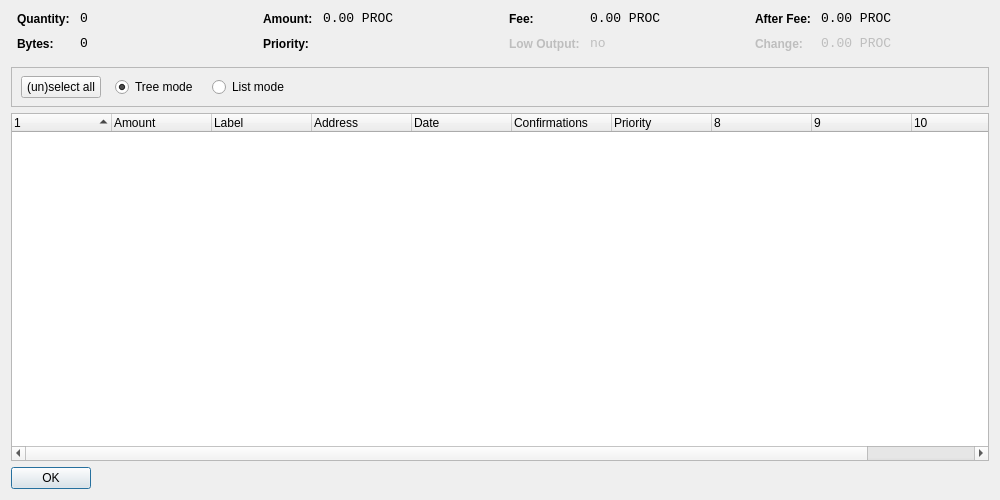
<?xml version="1.0" encoding="UTF-8"?>
<ui version="4.0">
 <class>CoinControlDialog</class>
 <widget class="QDialog" name="CoinControlDialog">
  <property name="geometry">
   <rect>
    <x>0</x>
    <y>0</y>
    <width>1000</width>
    <height>500</height>
   </rect>
  </property>
  <property name="windowTitle">
   <string>Coin Control</string>
  </property>
  <layout class="QVBoxLayout" name="verticalLayout">
   <item>
    <layout class="QHBoxLayout" name="horizontalLayoutTop" stretch="0,0,0,0">
     <property name="topMargin">
      <number>0</number>
     </property>
     <property name="bottomMargin">
      <number>10</number>
     </property>
     <item>
      <layout class="QFormLayout" name="formLayoutCoinControl1">
       <property name="horizontalSpacing">
        <number>10</number>
       </property>
       <property name="verticalSpacing">
        <number>10</number>
       </property>
       <property name="leftMargin">
        <number>6</number>
       </property>
       <property name="rightMargin">
        <number>6</number>
       </property>
       <item row="0" column="0">
        <widget class="QLabel" name="labelCoinControlQuantityText">
         <property name="styleSheet">
          <string notr="true">font-weight:bold;</string>
         </property>
         <property name="text">
          <string>Quantity:</string>
         </property>
        </widget>
       </item>
       <item row="0" column="1">
        <widget class="QLabel" name="labelCoinControlQuantity">
         <property name="font">
          <font>
           <family>Monospace</family>
           <pointsize>10</pointsize>
          </font>
         </property>
         <property name="cursor">
          <cursorShape>IBeamCursor</cursorShape>
         </property>
         <property name="contextMenuPolicy">
          <enum>Qt::ActionsContextMenu</enum>
         </property>
         <property name="text">
          <string notr="true">0</string>
         </property>
         <property name="textInteractionFlags">
          <set>Qt::LinksAccessibleByMouse|Qt::TextSelectableByKeyboard|Qt::TextSelectableByMouse</set>
         </property>
        </widget>
       </item>
       <item row="1" column="0">
        <widget class="QLabel" name="labelCoinControlBytesText">
         <property name="styleSheet">
          <string notr="true">font-weight:bold;</string>
         </property>
         <property name="text">
          <string>Bytes:</string>
         </property>
        </widget>
       </item>
       <item row="1" column="1">
        <widget class="QLabel" name="labelCoinControlBytes">
         <property name="font">
          <font>
           <family>Monospace</family>
           <pointsize>10</pointsize>
          </font>
         </property>
         <property name="cursor">
          <cursorShape>IBeamCursor</cursorShape>
         </property>
         <property name="contextMenuPolicy">
          <enum>Qt::ActionsContextMenu</enum>
         </property>
         <property name="text">
          <string notr="true">0</string>
         </property>
         <property name="textInteractionFlags">
          <set>Qt::LinksAccessibleByMouse|Qt::TextSelectableByKeyboard|Qt::TextSelectableByMouse</set>
         </property>
        </widget>
       </item>
      </layout>
     </item>
     <item>
      <layout class="QFormLayout" name="formLayoutCoinControl2">
       <property name="horizontalSpacing">
        <number>10</number>
       </property>
       <property name="verticalSpacing">
        <number>10</number>
       </property>
       <property name="leftMargin">
        <number>6</number>
       </property>
       <property name="rightMargin">
        <number>6</number>
       </property>
       <item row="0" column="0">
        <widget class="QLabel" name="labelCoinControlAmountText">
         <property name="styleSheet">
          <string notr="true">font-weight:bold;</string>
         </property>
         <property name="text">
          <string>Amount:</string>
         </property>
        </widget>
       </item>
       <item row="0" column="1">
        <widget class="QLabel" name="labelCoinControlAmount">
         <property name="font">
          <font>
           <family>Monospace</family>
           <pointsize>10</pointsize>
          </font>
         </property>
         <property name="cursor">
          <cursorShape>IBeamCursor</cursorShape>
         </property>
         <property name="contextMenuPolicy">
          <enum>Qt::ActionsContextMenu</enum>
         </property>
         <property name="text">
          <string notr="true">0.00 PROC</string>
         </property>
         <property name="textInteractionFlags">
          <set>Qt::LinksAccessibleByMouse|Qt::TextSelectableByKeyboard|Qt::TextSelectableByMouse</set>
         </property>
        </widget>
       </item>
       <item row="1" column="0">
        <widget class="QLabel" name="labelCoinControlPriorityText">
         <property name="styleSheet">
          <string notr="true">font-weight:bold;</string>
         </property>
         <property name="text">
          <string>Priority:</string>
         </property>
        </widget>
       </item>
       <item row="1" column="1">
        <widget class="QLabel" name="labelCoinControlPriority">
         <property name="font">
          <font>
           <family>Monospace</family>
           <pointsize>10</pointsize>
          </font>
         </property>
         <property name="cursor">
          <cursorShape>IBeamCursor</cursorShape>
         </property>
         <property name="contextMenuPolicy">
          <enum>Qt::ActionsContextMenu</enum>
         </property>
         <property name="text">
          <string/>
         </property>
         <property name="textInteractionFlags">
          <set>Qt::LinksAccessibleByMouse|Qt::TextSelectableByKeyboard|Qt::TextSelectableByMouse</set>
         </property>
        </widget>
       </item>
      </layout>
     </item>
     <item>
      <layout class="QFormLayout" name="formLayoutCoinControl3">
       <property name="horizontalSpacing">
        <number>10</number>
       </property>
       <property name="verticalSpacing">
        <number>10</number>
       </property>
       <property name="leftMargin">
        <number>6</number>
       </property>
       <property name="rightMargin">
        <number>6</number>
       </property>
       <item row="0" column="0">
        <widget class="QLabel" name="labelCoinControlFeeText">
         <property name="styleSheet">
          <string notr="true">font-weight:bold;</string>
         </property>
         <property name="text">
          <string>Fee:</string>
         </property>
        </widget>
       </item>
       <item row="0" column="1">
        <widget class="QLabel" name="labelCoinControlFee">
         <property name="font">
          <font>
           <family>Monospace</family>
           <pointsize>10</pointsize>
          </font>
         </property>
         <property name="cursor">
          <cursorShape>IBeamCursor</cursorShape>
         </property>
         <property name="contextMenuPolicy">
          <enum>Qt::ActionsContextMenu</enum>
         </property>
         <property name="text">
          <string notr="true">0.00 PROC</string>
         </property>
         <property name="textInteractionFlags">
          <set>Qt::LinksAccessibleByMouse|Qt::TextSelectableByKeyboard|Qt::TextSelectableByMouse</set>
         </property>
        </widget>
       </item>
       <item row="1" column="0">
        <widget class="QLabel" name="labelCoinControlLowOutputText">
         <property name="enabled">
          <bool>false</bool>
         </property>
         <property name="styleSheet">
          <string notr="true">font-weight:bold;</string>
         </property>
         <property name="text">
          <string>Low Output:</string>
         </property>
        </widget>
       </item>
       <item row="1" column="1">
        <widget class="QLabel" name="labelCoinControlLowOutput">
         <property name="enabled">
          <bool>false</bool>
         </property>
         <property name="font">
          <font>
           <family>Monospace</family>
           <pointsize>10</pointsize>
          </font>
         </property>
         <property name="cursor">
          <cursorShape>IBeamCursor</cursorShape>
         </property>
         <property name="contextMenuPolicy">
          <enum>Qt::ActionsContextMenu</enum>
         </property>
         <property name="text">
          <string notr="true">no</string>
         </property>
         <property name="textInteractionFlags">
          <set>Qt::LinksAccessibleByMouse|Qt::TextSelectableByKeyboard|Qt::TextSelectableByMouse</set>
         </property>
        </widget>
       </item>
      </layout>
     </item>
     <item>
      <layout class="QFormLayout" name="formLayoutCoinControl4">
       <property name="horizontalSpacing">
        <number>10</number>
       </property>
       <property name="verticalSpacing">
        <number>10</number>
       </property>
       <property name="leftMargin">
        <number>6</number>
       </property>
       <property name="rightMargin">
        <number>6</number>
       </property>
       <item row="0" column="0">
        <widget class="QLabel" name="labelCoinControlAfterFeeText">
         <property name="styleSheet">
          <string notr="true">font-weight:bold;</string>
         </property>
         <property name="text">
          <string>After Fee:</string>
         </property>
        </widget>
       </item>
       <item row="0" column="1">
        <widget class="QLabel" name="labelCoinControlAfterFee">
         <property name="font">
          <font>
           <family>Monospace</family>
           <pointsize>10</pointsize>
          </font>
         </property>
         <property name="cursor">
          <cursorShape>IBeamCursor</cursorShape>
         </property>
         <property name="contextMenuPolicy">
          <enum>Qt::ActionsContextMenu</enum>
         </property>
         <property name="text">
          <string notr="true">0.00 PROC</string>
         </property>
         <property name="textInteractionFlags">
          <set>Qt::LinksAccessibleByMouse|Qt::TextSelectableByKeyboard|Qt::TextSelectableByMouse</set>
         </property>
        </widget>
       </item>
       <item row="1" column="0">
        <widget class="QLabel" name="labelCoinControlChangeText">
         <property name="enabled">
          <bool>false</bool>
         </property>
         <property name="styleSheet">
          <string notr="true">font-weight:bold;</string>
         </property>
         <property name="text">
          <string>Change:</string>
         </property>
        </widget>
       </item>
       <item row="1" column="1">
        <widget class="QLabel" name="labelCoinControlChange">
         <property name="enabled">
          <bool>false</bool>
         </property>
         <property name="font">
          <font>
           <family>Monospace</family>
           <pointsize>10</pointsize>
          </font>
         </property>
         <property name="cursor">
          <cursorShape>IBeamCursor</cursorShape>
         </property>
         <property name="contextMenuPolicy">
          <enum>Qt::ActionsContextMenu</enum>
         </property>
         <property name="text">
          <string notr="true">0.00 PROC</string>
         </property>
         <property name="textInteractionFlags">
          <set>Qt::LinksAccessibleByMouse|Qt::TextSelectableByKeyboard|Qt::TextSelectableByMouse</set>
         </property>
        </widget>
       </item>
      </layout>
     </item>
    </layout>
   </item>
   <item>
    <widget class="QFrame" name="frame">
     <property name="minimumSize">
      <size>
       <width>0</width>
       <height>40</height>
      </size>
     </property>
     <property name="frameShape">
      <enum>QFrame::StyledPanel</enum>
     </property>
     <property name="frameShadow">
      <enum>QFrame::Sunken</enum>
     </property>
     <widget class="QWidget" name="horizontalLayoutWidget">
      <property name="geometry">
       <rect>
        <x>10</x>
        <y>0</y>
        <width>781</width>
        <height>41</height>
       </rect>
      </property>
      <layout class="QHBoxLayout" name="horizontalLayoutPanel" stretch="0,0,0,0,0">
       <property name="spacing">
        <number>14</number>
       </property>
       <item>
        <widget class="QPushButton" name="pushButtonSelectAll">
         <property name="sizePolicy">
          <sizepolicy hsizetype="Maximum" vsizetype="Fixed">
           <horstretch>0</horstretch>
           <verstretch>0</verstretch>
          </sizepolicy>
         </property>
         <property name="text">
          <string>(un)select all</string>
         </property>
        </widget>
       </item>
       <item>
        <widget class="QRadioButton" name="radioTreeMode">
         <property name="sizePolicy">
          <sizepolicy hsizetype="Maximum" vsizetype="Fixed">
           <horstretch>0</horstretch>
           <verstretch>0</verstretch>
          </sizepolicy>
         </property>
         <property name="text">
          <string>Tree mode</string>
         </property>
         <property name="checked">
          <bool>true</bool>
         </property>
        </widget>
       </item>
       <item>
        <widget class="QRadioButton" name="radioListMode">
         <property name="sizePolicy">
          <sizepolicy hsizetype="Maximum" vsizetype="Fixed">
           <horstretch>0</horstretch>
           <verstretch>0</verstretch>
          </sizepolicy>
         </property>
         <property name="text">
          <string>List mode</string>
         </property>
        </widget>
       </item>
       <item>
        <spacer name="horizontalSpacer">
         <property name="orientation">
          <enum>Qt::Horizontal</enum>
         </property>
         <property name="sizeHint" stdset="0">
          <size>
           <width>40</width>
           <height>20</height>
          </size>
         </property>
        </spacer>
       </item>
      </layout>
     </widget>
    </widget>
   </item>
   <item>
    <widget class="CoinControlTreeWidget" name="treeWidget">
     <property name="contextMenuPolicy">
      <enum>Qt::CustomContextMenu</enum>
     </property>
     <property name="sortingEnabled">
      <bool>false</bool>
     </property>
     <property name="columnCount">
      <number>11</number>
     </property>
     <attribute name="headerShowSortIndicator" stdset="0">
      <bool>true</bool>
     </attribute>
     <attribute name="headerStretchLastSection">
      <bool>false</bool>
     </attribute>
     <column>
      <property name="text">
       <string/>
      </property>
     </column>
     <column>
      <property name="text">
       <string>Amount</string>
      </property>
     </column>
     <column>
      <property name="text">
       <string>Label</string>
      </property>
     </column>
     <column>
      <property name="text">
       <string>Address</string>
      </property>
     </column>
     <column>
      <property name="text">
       <string>Date</string>
      </property>
     </column>
     <column>
      <property name="text">
       <string>Confirmations</string>
      </property>
      <property name="toolTip">
       <string>Confirmed</string>
      </property>
     </column>
     <column>
      <property name="text">
       <string>Priority</string>
      </property>
     </column>
     <column>
      <property name="text">
       <string/>
      </property>
     </column>
     <column>
      <property name="text">
       <string/>
      </property>
     </column>
     <column>
      <property name="text">
       <string/>
      </property>
     </column>
     <column>
      <property name="text">
       <string/>
      </property>
     </column>
    </widget>
   </item>
   <item>
    <widget class="QDialogButtonBox" name="buttonBox">
     <property name="sizePolicy">
      <sizepolicy hsizetype="Maximum" vsizetype="Fixed">
       <horstretch>0</horstretch>
       <verstretch>0</verstretch>
      </sizepolicy>
     </property>
     <property name="orientation">
      <enum>Qt::Horizontal</enum>
     </property>
     <property name="standardButtons">
      <set>QDialogButtonBox::Ok</set>
     </property>
    </widget>
   </item>
  </layout>
 </widget>
 <customwidgets>
  <customwidget>
   <class>CoinControlTreeWidget</class>
   <extends>QTreeWidget</extends>
   <header>coincontroltreewidget.h</header>
  </customwidget>
 </customwidgets>
 <resources/>
 <connections/>
</ui>
